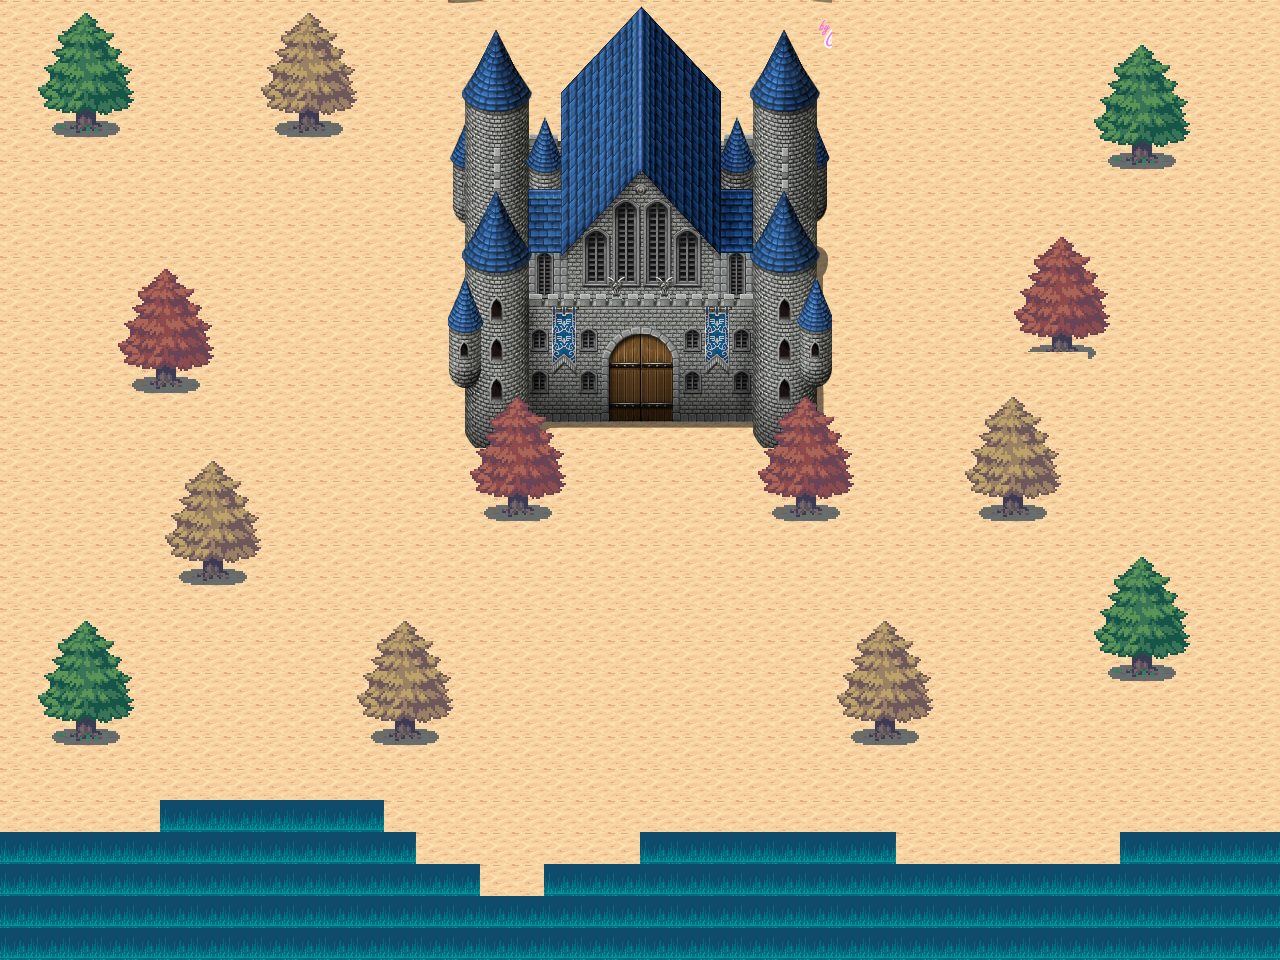

Rendered tile map (Tiled .tmx) drawn with the repository's tilesets; below, a short description and the map source with its tile grids summarised:
An orthogonal 40x30 tile map with 32x32 px tiles, 3 tile layers (bg, house, trees), 3 tilesets.

<map version="1.5" tiledversion="1.7.2" orientation="orthogonal" renderorder="right-down" width="40" height="30" tilewidth="32" tileheight="32" infinite="0" nextlayerid="5" nextobjectid="1">
 <tileset firstgid="1" source="bg.tsx" />
 <tileset firstgid="217" source="house.tsx" />
 <tileset firstgid="713" source="trees.tsx" />
 <layer id="1" name="bg" width="40" height="30">
  <data>[1200 cells, 1200 non-empty, 2 distinct tile ids]</data>
 </layer>
 <layer id="2" name="house" width="40" height="30">
  <data>[1200 cells, 168 non-empty, 168 distinct tile ids]</data>
 </layer>
 <layer id="4" name="trees" width="40" height="30">
  <data>[1200 cells, 324 non-empty, 84 distinct tile ids]</data>
 </layer>
</map>
